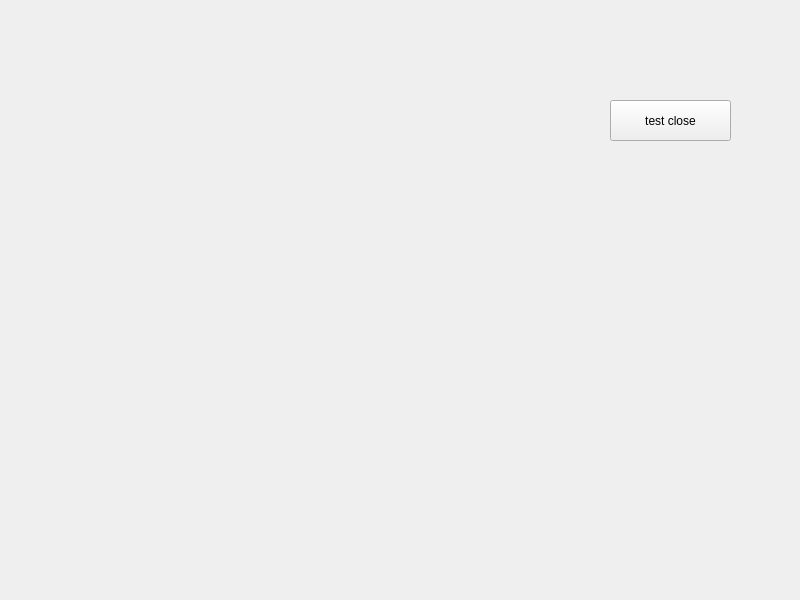
<?xml version="1.0" encoding="UTF-8"?>
<ui version="4.0">
 <class>MainWindow</class>
 <widget class="QMainWindow" name="MainWindow">
  <property name="geometry">
   <rect>
    <x>0</x>
    <y>0</y>
    <width>800</width>
    <height>600</height>
   </rect>
  </property>
  <property name="windowTitle">
   <string>MainWindow</string>
  </property>
  <widget class="QWidget" name="centralwidget">
   <widget class="QPushButton" name="pbuttonCloseApp">
    <property name="geometry">
     <rect>
      <x>610</x>
      <y>100</y>
      <width>121</width>
      <height>41</height>
     </rect>
    </property>
    <property name="text">
     <string>test close</string>
    </property>
   </widget>
  </widget>
 </widget>
 <resources/>
 <connections/>
</ui>
